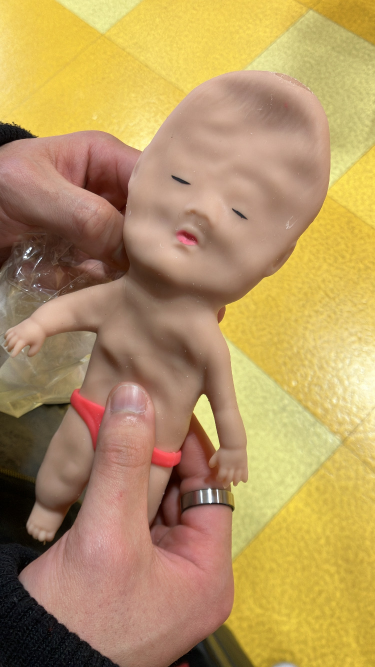
#> input picture img/baby.jpg, 750 x 1334 px, given in place of slow.flv, which was not available (shown at 1/2 size)
$ python mean_sfit.py
#> lines starting #> are read from the running program, lines starting #| are printed output that depends on the picture; after the words box and inside, x2 and y2 are one past the last pixel; in counts of white or black regions, pixels touching at a corner belong together; pictures that were not available may be replaced by others from this repository, and a replacement may not be noted
"""
mean_shit: 対象領域を囲み、点群の重心と円の中心が重なるまで移動を続けて物体を追跡する
"""

import cv2
import numpy as np

cap = cv2.VideoCapture('Video_analysis/slow.flv')
print(cap.isOpened())
ret, frame = cap.read()
#> frame is the input picture: shape (1334, 750, 3); mean B, G, R 97.4, 150.3, 181.8

r,h,c,w = 250, 90, 400, 125
track_window = (c,r,w,h) #c:x , r:y

# roi: 部分処理
roi = frame[r:r+h, c:c+w]
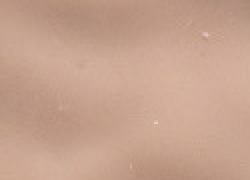
#> roi: shape (90, 125, 3) (shown 2 times larger); mean B, G, R 142.7, 161.9, 198.2
hsv_roi = cv2.cvtColor(frame, cv2.COLOR_BGR2HSV)
#> hsv_roi: shape (1334, 750, 3); mean H, S, V 19.9, 116.7, 181.9
mask = cv2.inRange(hsv_roi, np.array((0.,60.,32.)), np.array((180, 255., 255.)))
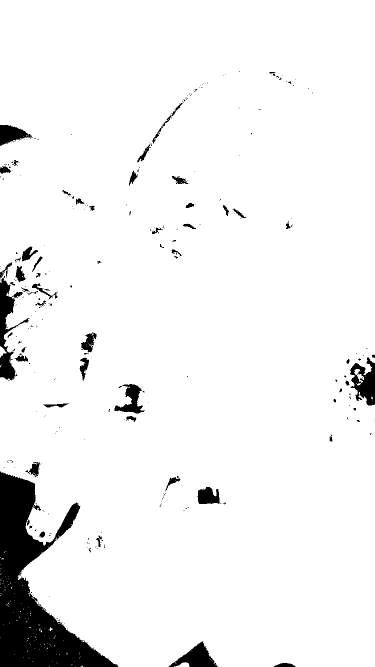
#> mask: shape (1334, 750) (shown at 1/2 size); 94.2% white; 314 black regions (252 under 20 px), largest, box (x1, y1, x2, y2) and area: (0, 943, 237, 1334) 36822, (0, 555, 59, 761) 3745, (700, 715, 750, 811) 2736
roi_hist = cv2.calcHist([hsv_roi],[0],mask,[180],[0,180])
#> roi_hist = 180 values, max 166944 at index 23, min 0 at index 34, mean 5235.3
cv2.normalize(roi_hist, roi_hist, 0,255, cv2.NORM_MINMAX)

term_crit = ( cv2.TERM_CRITERIA_EPS | cv2.TERM_CRITERIA_COUNT, 10, 1)

while(1):
    ret, frame = cap.read()

    if ret == True:
        hsv = cv2.cvtColor(frame, cv2.COLOR_BGR2HSV)
        dst = cv2.calcBackProject([hsv], [0], roi_hist, [0, 180], 1)
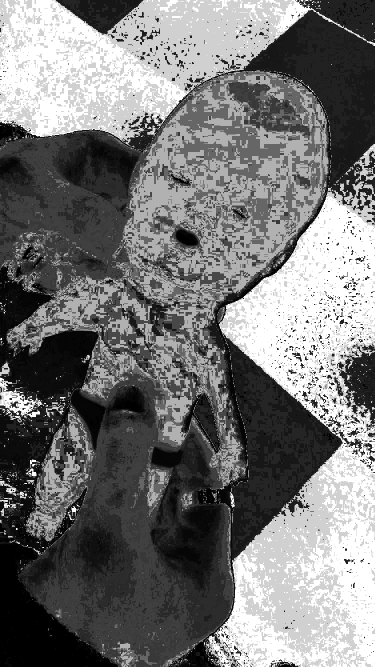
#> dst: shape (1334, 750) (shown at 1/2 size); min 0, max 255, mean 117.7

#> (the run stopped early here; a loop or call above may not have finished)

$ run again, on img/imori.jpg
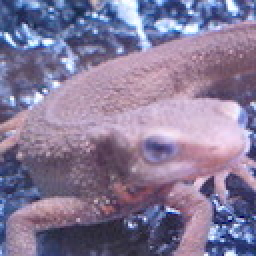
#> input picture img/imori.jpg, 128 x 128 px, given in place of slow.flv, which was not available (shown 2 times larger)
#> frame is the input picture: shape (128, 128, 3); mean B, G, R 152.8, 121.8, 134.1
#> roi = empty array
#> hsv_roi: shape (128, 128, 3); mean H, S, V 137.6, 67.6, 156.4
#> `mask = cv2.inRange(hsv_roi, np.array((0.,60.,32.)), np.array((180, 255..`:
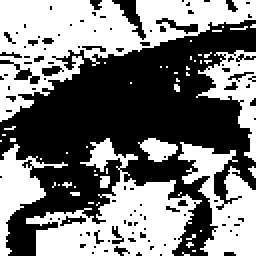
#> mask: shape (128, 128) (shown 2 times larger); 48.6% white; 52 white regions (45 under 20 px), largest, box (x1, y1, x2, y2) and area: (0, 0, 128, 61) 3153, (13, 69, 101, 128) 2145, (89, 71, 128, 128) 1126
#> roi_hist = 180 values, max 468 at index 112, min 0 at index 0, mean 44.26
#> `dst = cv2.calcBackProject([hsv], [0], roi_hist, [0, 180], 1)`:
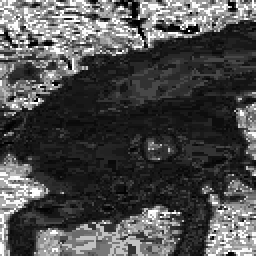
#> dst: shape (128, 128) (shown 2 times larger); min 0, max 255, mean 76.8
